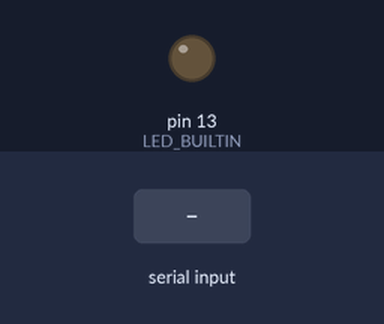
The sketch below on a simulated Arduino Uno, built with avr-gcc and run on an emulated ATmega328P. Parts: output pins drawn as LEDs (lit = HIGH). Inputs (shaded band) come from the test bench.

Above: at 1.2 s.
1.3 s: "90,45\n" received over Serial
At 3.4 s:
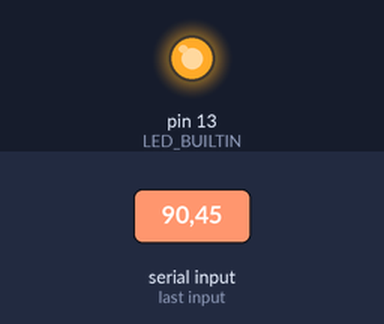
3.8 s: "0\n" received over Serial
At 5.3 s:
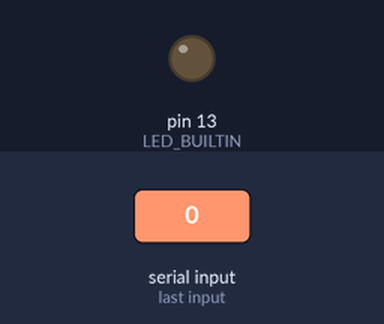
6.3 s: "30,150\n" received over Serial
At 8.3 s:
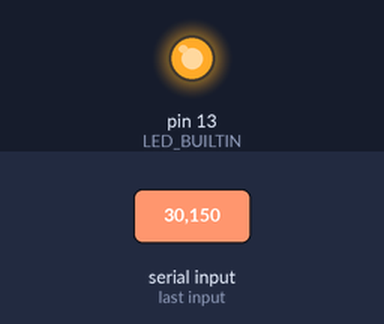
Timing chart, 0 to 9.8 s (numbered marks = the images above; inputs shaded):
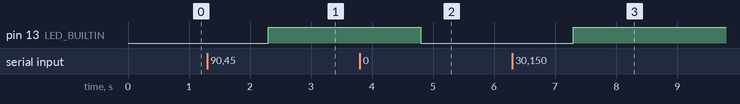

Measured:
- after the input at 1.3 s, pin 13 (LED_BUILTIN): LOW → HIGH after 1.0 s
- after the input at 3.8 s, pin 13 (LED_BUILTIN): HIGH → LOW after 1.0 s
- after the input at 6.3 s, pin 13 (LED_BUILTIN): LOW → HIGH after 1.0 s

The sketch:

simple_serial_receiver.ino
```cpp
void setup() {
  pinMode(LED_BUILTIN, OUTPUT);
  Serial.begin(115200);
}

void loop() {
  if (Serial.available())
  {
    int x = Serial.readString().toInt();

    if (x == 0)
    {
      digitalWrite(LED_BUILTIN, LOW);
    }
    else {
      digitalWrite(LED_BUILTIN, HIGH);
    }
  }
}
```
